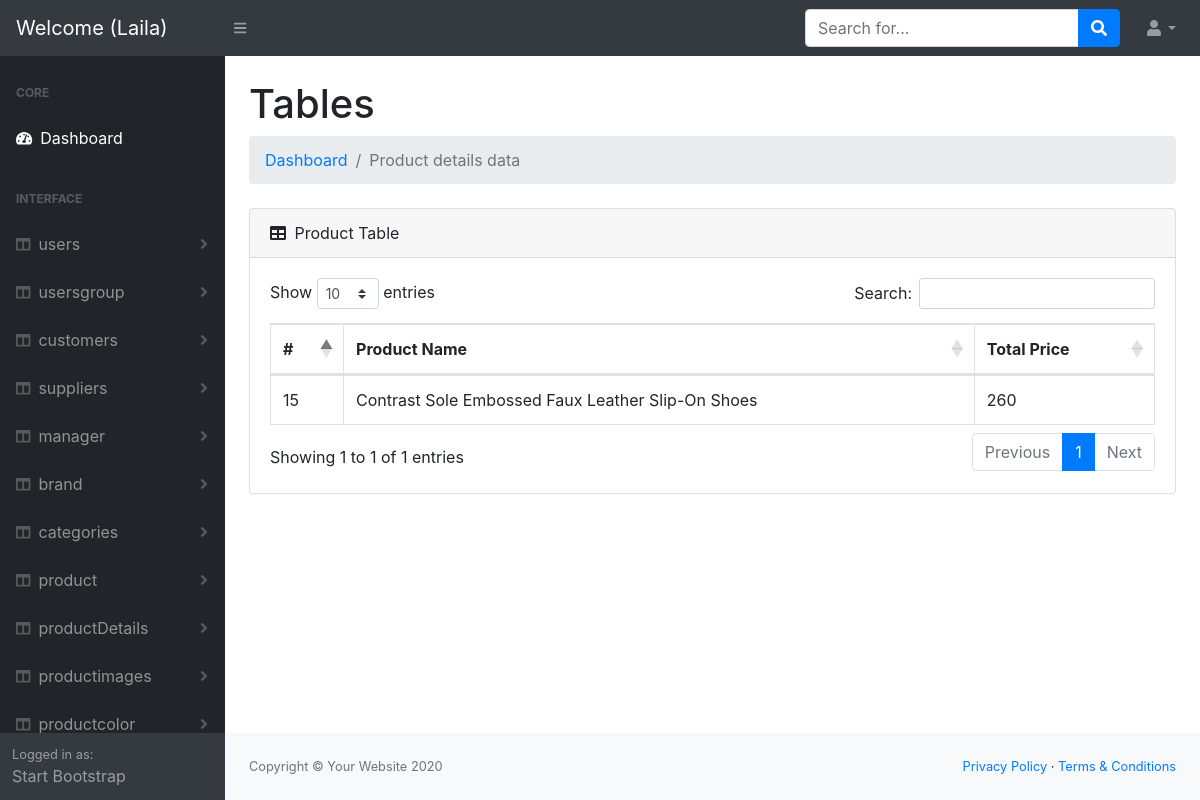
/Dashboard/admin/orderproducts/index.php (signed in), run on the app's committed database.
### tables this page shows
CREATE TABLE `orderproducts` (
  `id` int(11) NOT NULL,
  `orderdetails_id` int(11) NOT NULL,
  `productdetails_id` int(11) NOT NULL
);

CREATE TABLE `product` (
  `id` int(11) NOT NULL,
  `productname` varchar(250) NOT NULL,
  `product_cat_id` int(11) NOT NULL,
  `product_brand_id` int(11) NOT NULL,
  `product_status` varchar(100) NOT NULL COMMENT 'New ,Old ,used',
  `featured` varchar(50) NOT NULL COMMENT 'to make the product featured (1)True or not (0)false'
);

CREATE TABLE `orderdetailes` (
  `id` int(11) NOT NULL,
  `ordernumber` int(11) NOT NULL,
  `shippingcost` int(11) NOT NULL DEFAULT 70,
  `quntity` int(11) NOT NULL DEFAULT 1,
  `discount` int(11) NOT NULL DEFAULT 0,
  `totalprice` int(11) NOT NULL
);

### Dashboard/admin/orderproducts/index.php (the view, shortened to what this page needs)
<?php
include '../helpers/dbconnection.php';
$sql = "SELECT `orderproducts`.*,`orderdetailes`.`totalprice` ,`product`.`productname` FROM `orderproducts` join `orderdetailes` on `orderproducts`.`orderdetails_id` = `orderdetailes`.`id` join `productdetails` on `orderproducts`.`productdetails_id`=`productdetails`.`id` join `product` on `productdetails`.`product_Id`=`product`.`id` ORDER BY `orderproducts`.`id` desc  ";
$op  = mysqli_query($conn, $sql);
include '../header.php';
?>
<body class="sb-nav-fixed">
    <?php
    include '../nav.php';
    ?>
    <div id="layoutSidenav">
        <?php
        include '../sidNave.php';
        ?>
        <div id="layoutSidenav_content">
            <main>
                <div class="container-fluid">
                    <h1 class="mt-4">Tables</h1>
                    <ol class="breadcrumb mb-4">
                        <?php
                        if (isset($_SESSION['errors'])) {
                            foreach ($_SESSION['errors'] as $key =>  $value) {
                                echo '* ' . $key . ' : ' . $value . '<br>';
                            }
                            unset($_SESSION['errors']);
                        } else {
                        ?>
                            <li class="breadcrumb-item"><a href="index.html">Dashboard</a></li>
                            <li class="breadcrumb-item active">Product details data </li>
                        <?php } ?>
                    </ol>
                    <div class="card mb-4">
                        <div class="card-header">
                            <i class="fas fa-table mr-1"></i>
                            Product Table
                        </div>
                        <div class="card-body">
                            <div class="table-responsive">
                                <table class="table table-bordered" id="dataTable" width="100%" cellspacing="0">
                                    <thead>
                                        <tr>
                                            <th>#</th>
                                            <th>Product Name </th>
                                            <th>Total Price </th>
                                        </tr>
                                    </thead>
                                    <tbody>
                                        <?php
                                        while ($result = mysqli_fetch_assoc($op)) {
                                        ?>
                                            <tr>
                                                <td><?php echo $result['id']; ?></td>
                                                <td><?php echo $result['productname']; ?></td>
                                                <td><?php echo $result['totalprice']; ?></td>
                                            </tr>
                                        <?php } ?>
                                    </tbody>
                                </table>
                            </div>
                        </div>
                    </div>
                </div>
            </main>
            <?php
            include '../footer.php';
            ?>

### data on the page
orderproducts: id "15", product.productname "Contrast Sole Embossed Faux Leather Slip-On Shoes", orderdetails.totalprice "260"

### other printed values
$_SESSION['User']['firstName'] "Laila"
$data "users"
$data "usersgroup"
$data "customers"
$data "suppliers"
$data "manager"
$data "brand"
$data "categories"
$data "product"
$data "productDetails"
$data "productimages"
$data "productcolor"
